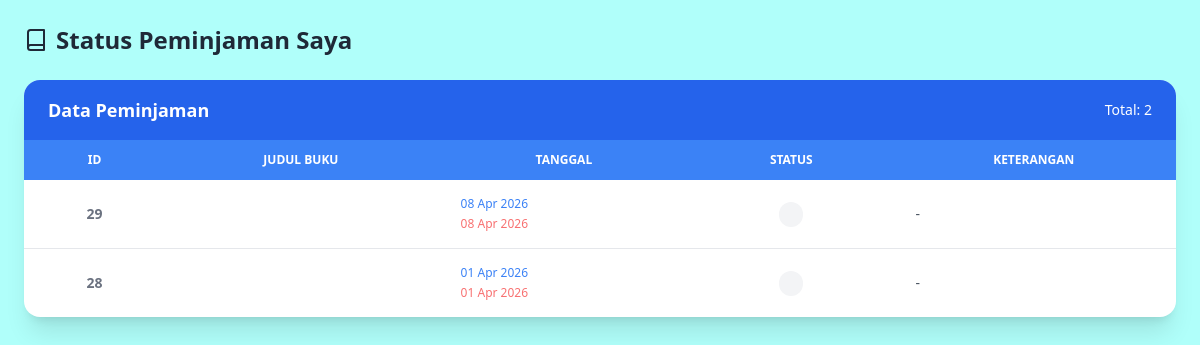
Before: /user/notif_status.php (signed in) with the older database file.
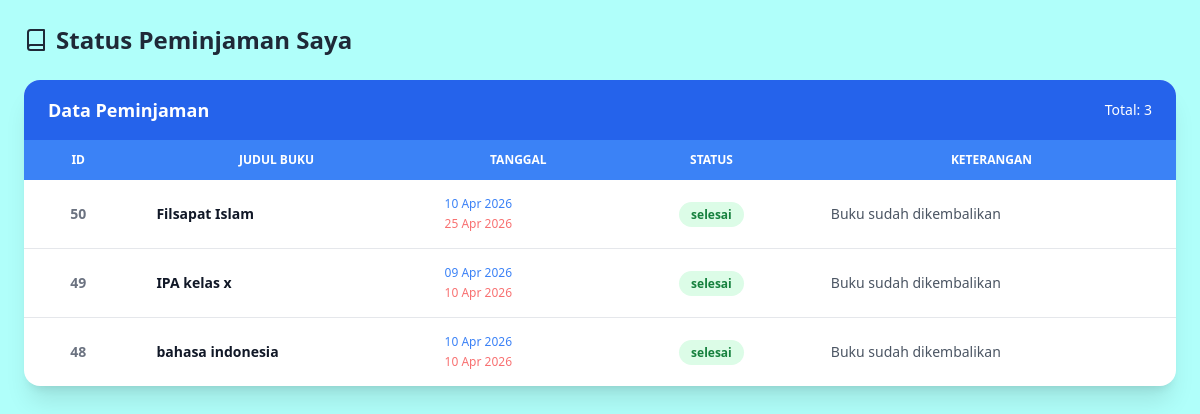
After: the same page with the newer database file.
### tables this page shows
CREATE TABLE `transaksi` (
  `id_transaksi` int(11) NOT NULL,
  `id_users` int(11) NOT NULL,
  `nama` varchar(100) NOT NULL,
  `judul_buku` varchar(255) NOT NULL,
  `tanggal_pinjam` date NOT NULL,
  `tanggal_kembali` date NOT NULL,
  `status` enum('menunggu konfirmasi','disetujui','ditolak','selesai') DEFAULT 'menunggu konfirmasi',
  `id_buku` int(11) DEFAULT NULL,
  `total_pinjam` int(11) NOT NULL
);

### user/notif_status.php (the view, shortened to what this page needs)
<?php
include '../config/koneksi.php';
$id_users = $_SESSION['id_users'];
$query = mysqli_query($koneksi, "
    SELECT * FROM transaksi
    WHERE id_users='$id_users'
    ORDER BY id_transaksi DESC
");
?>
<!DOCTYPE html>
<html>
<head>
    <script src="https://cdn.tailwindcss.com"></script>
</head>
<body class="bg-[#B0FFFA] p-6">
    <div class="flex justify-between items-center mb-6">
        <h2 class="text-2xl font-bold text-gray-800 flex items-center gap-2">
            <i data-feather="book"></i>
            Status Peminjaman Saya
        </h2>
    </div>
    <section>
        <div class="bg-white shadow-xl rounded-2xl overflow-hidden">
            <div class="flex justify-between items-center px-6 py-4 bg-blue-600 text-white">
                <h2 class="text-lg font-semibold">Data Peminjaman</h2>
                <span class="text-sm">
                    Total: <?= mysqli_num_rows($query); ?>
                </span>
            </div>
            <div class="overflow-x-auto">
                <table class="w-full text-sm text-gray-700">
                    <thead class="bg-blue-500 text-white text-xs uppercase">
                        <tr>
                            <th class="px-6 py-3 text-center">ID</th>
                            <th class="px-6 py-3">Judul Buku</th>
                            <th class="px-6 py-3">Tanggal</th>
                            <th class="px-6 py-3 text-center">Status</th>
                            <th class="px-6 py-3">Keterangan</th>
                        </tr>
                    </thead>
                    <tbody class="divide-y">
                        <?php while ($row = mysqli_fetch_assoc($query)) {
                            if ($row['status'] == 'menunggu konfirmasi') {
                                $badge = "bg-yellow-100 text-yellow-700";
                                $ket = "Menunggu persetujuan admin";
                            } elseif ($row['status'] == 'disetujui') {
                                $badge = "bg-blue-100 text-blue-700";
                                $ket = "Buku siap diambil";
                            } elseif ($row['status'] == 'ditolak') {
                                $badge = "bg-red-100 text-red-700";
                                $ket = "Peminjaman ditolak";
                            } elseif ($row['status'] == 'selesai') {
                                $badge = "bg-green-100 text-green-700";
                                $ket = "Buku sudah dikembalikan";
                            } else {
                                $badge = "bg-gray-100 text-gray-600";
                                $ket = "-";
                            }
                        ?>
                            <tr class="hover:bg-blue-50 transition">
                                <td class="px-6 py-4 text-center text-gray-500 font-semibold">
                                    <?= $row['id_transaksi']; ?>
                                </td>
                                <td class="px-6 py-4 font-semibold text-gray-900">
                                    <?= $row['judul_buku']; ?>
                                </td>
                                <td class="px-6 py-4 text-xs">
                                    <div class="flex flex-col gap-1">
                                        <span class="text-blue-500">
                                            <?= date('d M Y', strtotime($row['tanggal_pinjam'])); ?>
                                        </span>
                                        <span class="text-red-400">
                                            <?= date('d M Y', strtotime($row['tanggal_kembali'])); ?>
                                        </span>
                                    </div>
                                </td>
                                <td class="px-6 py-4 text-center">
                                    <span class="px-3 py-1 rounded-full text-xs font-bold <?= $badge ?>">
                                        <?= $row['status']; ?>
                                    </span>
                                </td>
                                <td class="px-6 py-4 text-gray-600 text-sm">
                                    <?= $ket; ?>
                                </td>
                            </tr>
                        <?php } ?>
                    </tbody>
                </table>
            </div>
        </div>
    </section>
</body>
</html>

Changed rows visible on the page:
removed transaksi: id_transaksi "29", tanggal_pinjam "08 Apr 2026", tanggal_kembali "08 Apr 2026", status "-"
removed transaksi: id_transaksi "28", tanggal_pinjam "01 Apr 2026", tanggal_kembali "01 Apr 2026", status "-"
added transaksi: id_transaksi "50", judul_buku "Filsapat Islam", tanggal_pinjam "10 Apr 2026", tanggal_kembali "25 Apr 2026", status "selesai", status "Buku sudah dikembalikan"
added transaksi: id_transaksi "49", judul_buku "IPA kelas x", tanggal_pinjam "09 Apr 2026", tanggal_kembali "10 Apr 2026", status "selesai", status "Buku sudah dikembalikan"
added transaksi: id_transaksi "48", judul_buku "bahasa indonesia", tanggal_pinjam "10 Apr 2026", tanggal_kembali "10 Apr 2026", status "selesai", status "Buku sudah dikembalikan"
Other visible differences:
mysqli_num_rows($query): "2" → "3"
